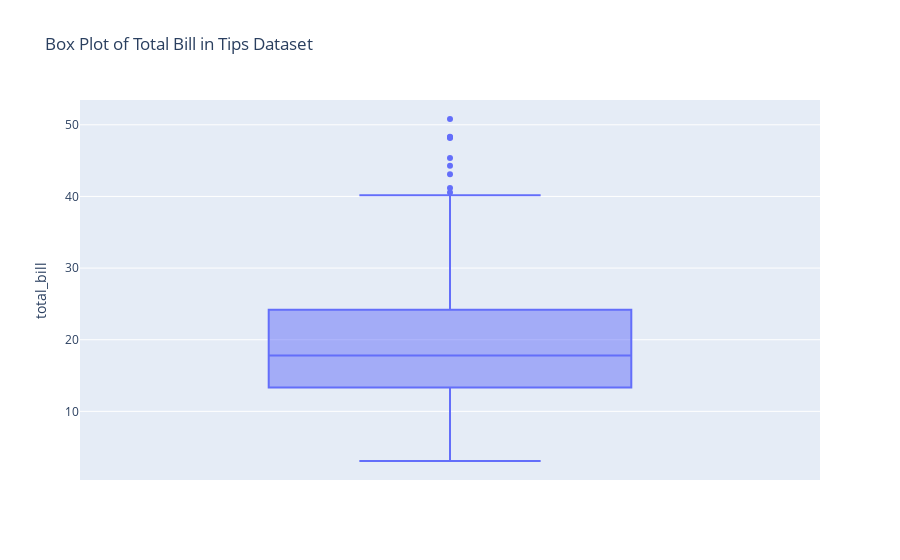

Source (notebook cell):
### Markdown cell above
# Ans : 2

### Code cell
# Load the tips dataset from Plotly
tips = px.data.tips()

# Plot the box plot using Plotly express
fig = px.box(tips, y='total_bill', title='Box Plot of Total Bill in Tips Dataset')
fig.show()

### Figure 1 — Plotly figure (JSON) as saved in the notebook; plotly's stock layout.template omitted (floating-point values rounded to 4 significant figures; data arrays with more than 128 entries replaced by an {"elided": "..."} marker saying what was removed)
{"data": [{"alignmentgroup": "True", "hovertemplate": "total_bill=%{y}<extra></extra>", "legendgroup": "", "marker": {"color": "#636efa"}, "name": "", "notched": false, "offsetgroup": "", "orientation": "v", "showlegend": false, "type": "box", "x0": " ", "xaxis": "x", "y": {"elided": "244 float values"}, "y0": " ", "yaxis": "y"}], "layout": {"autosize": true, "boxmode": "group", "legend": {"tracegroupgap": 0}, "title": {"text": "Box Plot of Total Bill in Tips Dataset"}, "xaxis": {"anchor": "y", "autorange": true, "domain": [0, 1], "range": [-0.5, 0.5], "type": "category"}, "yaxis": {"anchor": "x", "autorange": true, "domain": [0, 1], "range": [0.4178, 53.46], "title": {"text": "total_bill"}, "type": "linear"}}}
